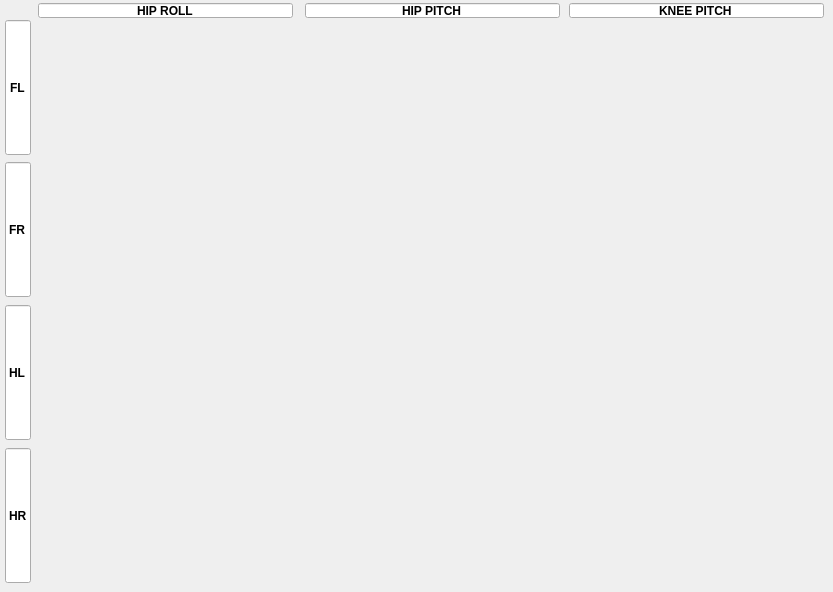
        <widget class="QWidget" name="tab_motor_torque">
         <attribute name="title">
          <string>Torque</string>
         </attribute>
         <widget class="QLineEdit" name="LE_KNEE_PITCH_3">
          <property name="geometry">
           <rect>
            <x>569</x>
            <y>3</y>
            <width>255</width>
            <height>15</height>
           </rect>
          </property>
          <property name="sizePolicy">
           <sizepolicy hsizetype="Expanding" vsizetype="Expanding">
            <horstretch>0</horstretch>
            <verstretch>0</verstretch>
           </sizepolicy>
          </property>
          <property name="font">
           <font>
            <pointsize>9</pointsize>
            <weight>75</weight>
            <bold>true</bold>
           </font>
          </property>
          <property name="mouseTracking">
           <bool>false</bool>
          </property>
          <property name="text">
           <string>KNEE PITCH</string>
          </property>
          <property name="alignment">
           <set>Qt::AlignCenter</set>
          </property>
          <property name="readOnly">
           <bool>true</bool>
          </property>
         </widget>
         <widget class="QCustomPlot" name="QCP_MT_TAU_FRHP" native="true">
          <property name="geometry">
           <rect>
            <x>305</x>
            <y>162</y>
            <width>255</width>
            <height>135</height>
           </rect>
          </property>
         </widget>
         <widget class="QLineEdit" name="LE_HR_3">
          <property name="geometry">
           <rect>
            <x>5</x>
            <y>448</y>
            <width>26</width>
            <height>135</height>
           </rect>
          </property>
          <property name="sizePolicy">
           <sizepolicy hsizetype="Expanding" vsizetype="Expanding">
            <horstretch>0</horstretch>
            <verstretch>0</verstretch>
           </sizepolicy>
          </property>
          <property name="font">
           <font>
            <pointsize>9</pointsize>
            <weight>75</weight>
            <italic>false</italic>
            <bold>true</bold>
            <underline>false</underline>
            <kerning>false</kerning>
           </font>
          </property>
          <property name="mouseTracking">
           <bool>false</bool>
          </property>
          <property name="layoutDirection">
           <enum>Qt::LeftToRight</enum>
          </property>
          <property name="autoFillBackground">
           <bool>false</bool>
          </property>
          <property name="text">
           <string>HR</string>
          </property>
          <property name="alignment">
           <set>Qt::AlignCenter</set>
          </property>
          <property name="readOnly">
           <bool>true</bool>
          </property>
          <property name="clearButtonEnabled">
           <bool>false</bool>
          </property>
         </widget>
         <widget class="QCustomPlot" name="QCP_MT_TAU_FRKP" native="true">
          <property name="geometry">
           <rect>
            <x>569</x>
            <y>162</y>
            <width>255</width>
            <height>135</height>
           </rect>
          </property>
         </widget>
         <widget class="QCustomPlot" name="QCP_MT_TAU_FLHP" native="true">
          <property name="geometry">
           <rect>
            <x>305</x>
            <y>20</y>
            <width>255</width>
            <height>135</height>
           </rect>
          </property>
         </widget>
         <widget class="QLineEdit" name="LE_FL_3">
          <property name="geometry">
           <rect>
            <x>5</x>
            <y>20</y>
            <width>26</width>
            <height>135</height>
           </rect>
          </property>
          <property name="sizePolicy">
           <sizepolicy hsizetype="Expanding" vsizetype="Expanding">
            <horstretch>0</horstretch>
            <verstretch>0</verstretch>
           </sizepolicy>
          </property>
          <property name="font">
           <font>
            <pointsize>9</pointsize>
            <weight>75</weight>
            <italic>false</italic>
            <bold>true</bold>
            <underline>false</underline>
            <kerning>false</kerning>
           </font>
          </property>
          <property name="mouseTracking">
           <bool>false</bool>
          </property>
          <property name="layoutDirection">
           <enum>Qt::LeftToRight</enum>
          </property>
          <property name="autoFillBackground">
           <bool>false</bool>
          </property>
          <property name="text">
           <string>FL</string>
          </property>
          <property name="cursorPosition">
           <number>2</number>
          </property>
          <property name="alignment">
           <set>Qt::AlignCenter</set>
          </property>
          <property name="readOnly">
           <bool>true</bool>
          </property>
          <property name="clearButtonEnabled">
           <bool>false</bool>
          </property>
         </widget>
         <widget class="QCustomPlot" name="QCP_MT_TAU_FLKP" native="true">
          <property name="geometry">
           <rect>
            <x>569</x>
            <y>20</y>
            <width>255</width>
            <height>135</height>
           </rect>
          </property>
         </widget>
         <widget class="QLineEdit" name="LE_HIP_PITCH_3">
          <property name="geometry">
           <rect>
            <x>305</x>
            <y>3</y>
            <width>255</width>
            <height>15</height>
           </rect>
          </property>
          <property name="sizePolicy">
           <sizepolicy hsizetype="Expanding" vsizetype="Expanding">
            <horstretch>0</horstretch>
            <verstretch>0</verstretch>
           </sizepolicy>
          </property>
          <property name="font">
           <font>
            <pointsize>9</pointsize>
            <weight>75</weight>
            <bold>true</bold>
           </font>
          </property>
          <property name="mouseTracking">
           <bool>false</bool>
          </property>
          <property name="text">
           <string>HIP PITCH</string>
          </property>
          <property name="alignment">
           <set>Qt::AlignCenter</set>
          </property>
          <property name="readOnly">
           <bool>true</bool>
          </property>
         </widget>
         <widget class="QCustomPlot" name="QCP_MT_TAU_FLHR" native="true">
          <property name="geometry">
           <rect>
            <x>38</x>
            <y>20</y>
            <width>255</width>
            <height>135</height>
           </rect>
          </property>
         </widget>
         <widget class="QCustomPlot" name="QCP_MT_TAU_HLHR" native="true">
          <property name="geometry">
           <rect>
            <x>38</x>
            <y>305</y>
            <width>255</width>
            <height>135</height>
           </rect>
          </property>
         </widget>
         <widget class="QCustomPlot" name="QCP_MT_TAU_HRHP" native="true">
          <property name="geometry">
           <rect>
            <x>305</x>
            <y>448</y>
            <width>255</width>
            <height>135</height>
           </rect>
          </property>
         </widget>
         <widget class="QCustomPlot" name="QCP_MT_TAU_FRHR" native="true">
          <property name="geometry">
           <rect>
            <x>38</x>
            <y>162</y>
            <width>255</width>
            <height>135</height>
           </rect>
          </property>
         </widget>
         <widget class="QCustomPlot" name="QCP_MT_TAU_HLHP" native="true">
          <property name="geometry">
           <rect>
            <x>305</x>
            <y>305</y>
            <width>255</width>
            <height>135</height>
           </rect>
          </property>
         </widget>
         <widget class="QLineEdit" name="LE_HIP_ROLL_3">
          <property name="geometry">
           <rect>
            <x>38</x>
            <y>3</y>
            <width>255</width>
            <height>15</height>
           </rect>
          </property>
          <property name="sizePolicy">
           <sizepolicy hsizetype="Expanding" vsizetype="Expanding">
            <horstretch>0</horstretch>
            <verstretch>0</verstretch>
           </sizepolicy>
          </property>
          <property name="font">
           <font>
            <pointsize>9</pointsize>
            <weight>75</weight>
            <bold>true</bold>
           </font>
          </property>
          <property name="mouseTracking">
           <bool>false</bool>
          </property>
          <property name="text">
           <string>HIP ROLL</string>
          </property>
          <property name="alignment">
           <set>Qt::AlignCenter</set>
          </property>
          <property name="readOnly">
           <bool>true</bool>
          </property>
         </widget>
         <widget class="QCustomPlot" name="QCP_MT_TAU_HRKP" native="true">
          <property name="geometry">
           <rect>
            <x>569</x>
            <y>448</y>
            <width>255</width>
            <height>135</height>
           </rect>
          </property>
         </widget>
         <widget class="QLineEdit" name="LE_FR_3">
          <property name="geometry">
           <rect>
            <x>5</x>
            <y>162</y>
            <width>26</width>
            <height>135</height>
           </rect>
          </property>
          <property name="sizePolicy">
           <sizepolicy hsizetype="Expanding" vsizetype="Expanding">
            <horstretch>0</horstretch>
            <verstretch>0</verstretch>
           </sizepolicy>
          </property>
          <property name="font">
           <font>
            <pointsize>9</pointsize>
            <weight>75</weight>
            <italic>false</italic>
            <bold>true</bold>
            <underline>false</underline>
            <kerning>false</kerning>
           </font>
          </property>
          <property name="mouseTracking">
           <bool>false</bool>
          </property>
          <property name="layoutDirection">
           <enum>Qt::LeftToRight</enum>
          </property>
          <property name="autoFillBackground">
           <bool>false</bool>
          </property>
          <property name="text">
           <string>FR</string>
          </property>
          <property name="alignment">
           <set>Qt::AlignCenter</set>
          </property>
          <property name="readOnly">
           <bool>true</bool>
          </property>
          <property name="clearButtonEnabled">
           <bool>false</bool>
          </property>
         </widget>
         <widget class="QCustomPlot" name="QCP_MT_TAU_HRHR" native="true">
          <property name="geometry">
           <rect>
            <x>38</x>
            <y>448</y>
            <width>255</width>
            <height>135</height>
           </rect>
          </property>
         </widget>
         <widget class="QLineEdit" name="LE_HL_3">
          <property name="geometry">
           <rect>
            <x>5</x>
            <y>305</y>
            <width>26</width>
            <height>135</height>
           </rect>
          </property>
          <property name="sizePolicy">
           <sizepolicy hsizetype="Expanding" vsizetype="Expanding">
            <horstretch>0</horstretch>
            <verstretch>0</verstretch>
           </sizepolicy>
          </property>
          <property name="font">
           <font>
            <pointsize>9</pointsize>
            <weight>75</weight>
            <italic>false</italic>
            <bold>true</bold>
            <underline>false</underline>
            <kerning>false</kerning>
           </font>
          </property>
          <property name="mouseTracking">
           <bool>false</bool>
          </property>
          <property name="layoutDirection">
           <enum>Qt::LeftToRight</enum>
          </property>
          <property name="autoFillBackground">
           <bool>false</bool>
          </property>
          <property name="text">
           <string>HL</string>
          </property>
          <property name="alignment">
           <set>Qt::AlignCenter</set>
          </property>
          <property name="readOnly">
           <bool>true</bool>
          </property>
          <property name="clearButtonEnabled">
           <bool>false</bool>
          </property>
         </widget>
         <widget class="QCustomPlot" name="QCP_MT_TAU_HLKP" native="true">
          <property name="geometry">
           <rect>
            <x>569</x>
            <y>305</y>
            <width>255</width>
            <height>135</height>
           </rect>
          </property>
         </widget>
        </widget>
